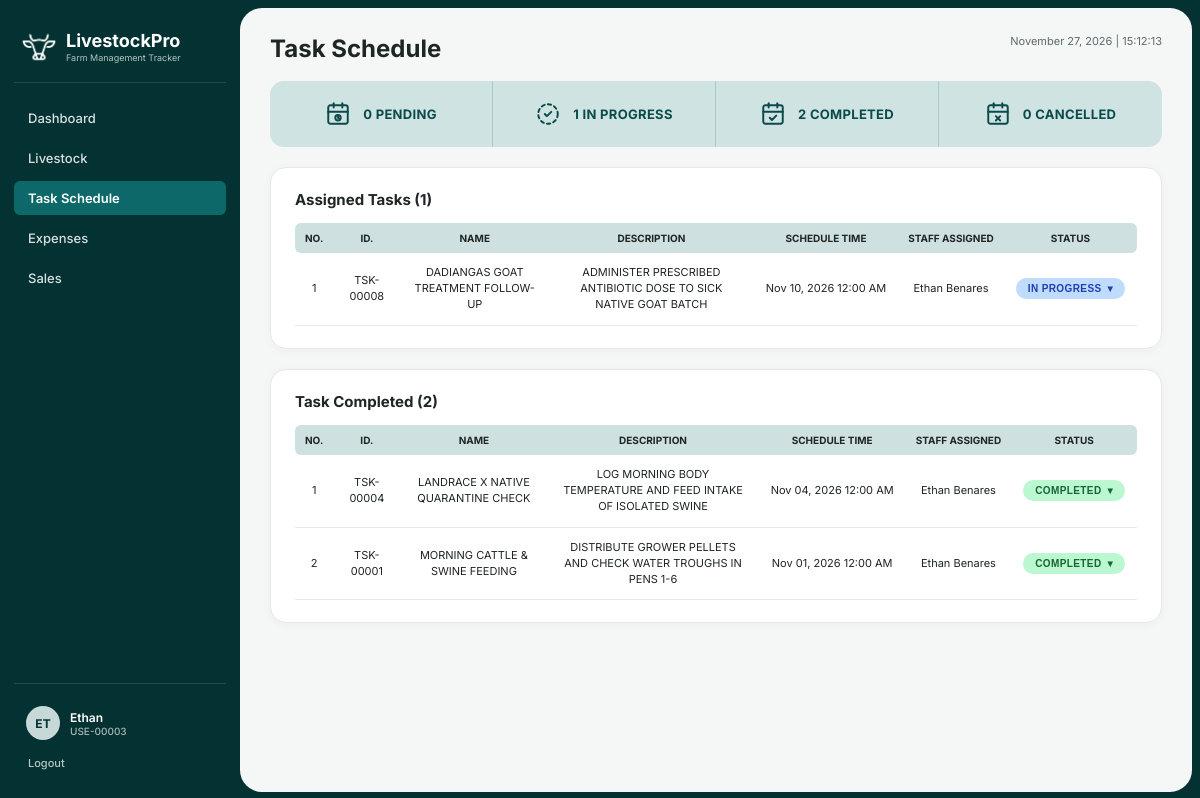
Page /task_schedule.php (signed in) on the earlier database version.
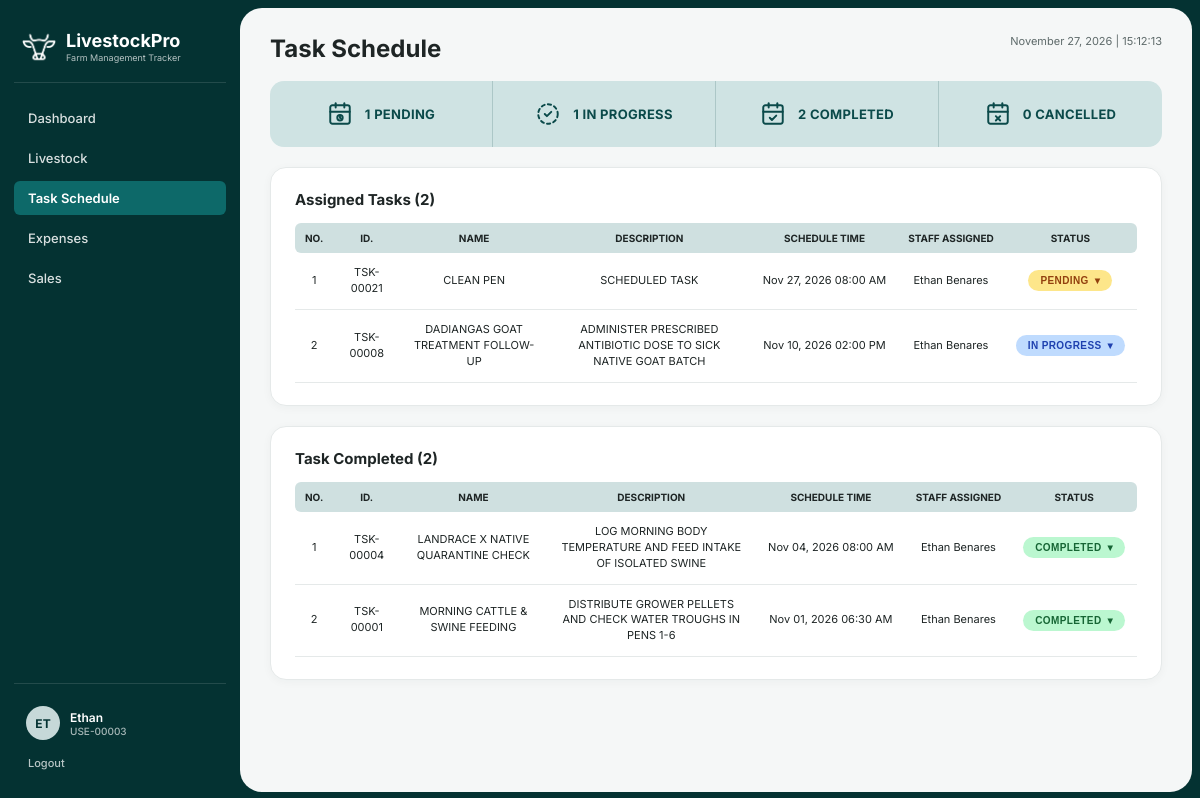
Same page on the later database version.
### tables this page shows
CREATE TABLE `task_schedule` (
  `task_id` varchar(45) NOT NULL,
  `user_id` varchar(45) NOT NULL,
  `task_name` varchar(100) NOT NULL,
  `task_description` text,
  `schedule_date` datetime NOT NULL,
  `task_status` varchar(50) NOT NULL
);

### task_schedule.php (the view, shortened to what the rows shown need)
<?php
require_once 'includes/db_connect.php';
$full_name = trim(($_SESSION['first_name'] ?? '') . ' ' . ($_SESSION['last_name'] ?? ''));
$user_id   = $_SESSION['user_id'];
$role      = strtoupper($_SESSION['user_type'] ?? 'O');
$business  = trim((string)($_SESSION['business_name'] ?? ''));
$is_owner  = ($role === 'O');
$staff_stmt = $pdo->prepare("
    SELECT u.user_id, u.first_name, u.last_name
    FROM `staff` s
    JOIN `user` u ON s.user_id COLLATE utf8mb4_unicode_ci = u.user_id COLLATE utf8mb4_unicode_ci
    WHERE LOWER(TRIM(u.business_name)) = LOWER(TRIM(:bname))
      AND LOWER(TRIM(COALESCE(s.staff_status, 'pending'))) = 'approved'
    ORDER BY u.first_name ASC, u.last_name ASC
");
$staff_stmt->execute(['bname' => $business]);
$staff_rows = $staff_stmt->fetchAll();
$all_users_stmt = $pdo->prepare("
    SELECT user_id, first_name, last_name
    FROM `user`
    WHERE LOWER(TRIM(business_name)) = LOWER(TRIM(:bname))
");
$all_users_stmt->execute(['bname' => $business]);
$staff_map = [];
foreach ($all_users_stmt->fetchAll() as $ur) {
    $staff_map[$ur['user_id']] = trim($ur['first_name'] . ' ' . $ur['last_name']);
}
if ($is_owner) {
    $stmt = $pdo->prepare("
        SELECT ts.*
        FROM `task_schedule` ts
        JOIN `user` u ON ts.user_id COLLATE utf8mb4_unicode_ci = u.user_id COLLATE utf8mb4_unicode_ci
        WHERE LOWER(TRIM(u.business_name)) = LOWER(TRIM(:bname))
          AND ts.`task_status` != 'Completed'
        ORDER BY ts.`task_id` DESC
    ");
    $stmt->execute(['bname' => $business]);
    $pending = $stmt->fetchAll();
    $stmt = $pdo->prepare("
        SELECT ts.*
        FROM `task_schedule` ts
        JOIN `user` u ON ts.user_id COLLATE utf8mb4_unicode_ci = u.user_id COLLATE utf8mb4_unicode_ci
        WHERE LOWER(TRIM(u.business_name)) = LOWER(TRIM(:bname))
          AND ts.`task_status` = 'Completed'
        ORDER BY ts.`task_id` DESC
    ");
    $stmt->execute(['bname' => $business]);
    $completed = $stmt->fetchAll();
} else {
    $stmt = $pdo->prepare("SELECT * FROM `task_schedule` WHERE `user_id` = :uid AND `task_status` != 'Completed' ORDER BY `task_id` DESC");
    $stmt->execute(['uid' => $user_id]);
    $pending = $stmt->fetchAll();
    $stmt = $pdo->prepare("SELECT * FROM `task_schedule` WHERE `user_id` = :uid AND `task_status` = 'Completed' ORDER BY `task_id` DESC");
    $stmt->execute(['uid' => $user_id]);
    $completed = $stmt->fetchAll();
}
function format_sched_display(string $dt): string {
    $ts = strtotime($dt);
    return date('M d, Y h:i A', $ts);
}
function render_status_dropdown(array $t, string $status_val): void {
    if ($status_val === 'In Progress')      { $btn_cls = 'is-in-progress'; }
    elseif ($status_val === 'Completed')    { $btn_cls = 'is-completed'; }
    elseif ($status_val === 'Cancelled')    { $btn_cls = 'is-cancelled'; }
    else                                    { $btn_cls = 'is-pending'; }
    ?>
    <div class="status-dd">
      <button type="button" class="status-dd-btn <?= $btn_cls ?>" onclick="toggleStatusMenu(this)">
        <span><?= strtoupper(htmlspecialchars($status_val)) ?></span>
        <span>&#9662;</span>
      </button>
    </div>
    <?php
}
?>
<!DOCTYPE html>
<html lang="en">
<head>
  <link rel="stylesheet" href="css/style.css">
</head>
<body>
  <div class="app-shell">
    <main class="main-content">
      <div class="page-header">
        <h1 class="page-title">Task Schedule</h1>
      </div>
      <?php if ($is_owner): ?>
      <div class="card">
        <div class="card-title">Add Task</div>
        <form method="POST" action="task_schedule.php">
          <div class="form-grid-2">
            <div class="form-group">
              <label class="form-label">TASK NAME *</label>
              <input class="form-control" type="text" id="task_name" name="task_name" required>
            </div>
            <div class="form-group">
              <label class="form-label">SCHEDULE TIME</label>
              <input class="form-control" type="datetime-local" name="schedule_date" value="<?= date('Y-m-d\TH:i') ?>">
            </div>
          </div>
          <div class="form-label">QUICK ADD</div>
          <div class="quick-chips">
            <button type="button" class="chip-btn" onclick="setTask('Feed Animals')">Feed Animals</button>
            <button type="button" class="chip-btn" onclick="setTask('Vaccination')">Vaccination</button>
            <button type="button" class="chip-btn" onclick="setTask('Clean Pen')">Clean Pen</button>
            <button type="button" class="chip-btn" onclick="setTask('Weigh Livestock')">Weigh Livestock</button>
            <button type="button" class="chip-btn" onclick="setTask('Give Medicine')">Give Medicine</button>
          </div>
          <div class="form-grid-2">
            <div class="form-group">
              <label class="form-label">ASSIGN STAFF</label>
              <select class="form-control" name="assigned_staff">
                <option value="<?= htmlspecialchars($user_id) ?>"><?= htmlspecialchars($user_id . ' - ' . $full_name . ' (Me)') ?></option>
                <?php foreach ($staff_rows as $sr): ?>
                  <?php if ($sr['user_id'] !== $user_id): ?>
                    <?php $s_label = $sr['user_id'] . ' - ' . trim($sr['first_name'] . ' ' . $sr['last_name']); ?>
                    <option value="<?= htmlspecialchars($sr['user_id']) ?>"><?= htmlspecialchars($s_label) ?></option>
                  <?php endif; ?>
                <?php endforeach; ?>
              </select>
            </div>
            <div class="form-group">
              <label class="form-label">DESCRIPTION</label>
              <textarea class="form-control" name="task_description"></textarea>
            </div>
          </div>
          <button class="btn btn-primary" type="submit" name="add_task"><svg class="ui-icon" viewBox="0 0 24 24" fill="none" stroke="currentColor" stroke-width="2.4" stroke-linecap="round" stroke-linejoin="round" aria-hidden="true"><polyline points="20 6 9 17 4 12"/></svg> ADD TASK</button>
        </form>
      </div>
      <div class="card">
        <div class="card-title">Pending Tasks (<?= count($pending) ?>)</div>
        <table class="data-table">
          <thead>
            <tr><th>NO.</th><th>ID.</th><th>NAME</th><th>DESCRIPTION</th><th>SCHEDULE TIME</th><th>STAFF ASSIGNED</th><th>STATUS</th><th>ACTIONS</th></tr>
          </thead>
          <tbody>
            <?php foreach ($pending as $i => $t): ?>
              <?php
                $status_val    = $t['task_status'] ?? 'Pending';
                $assigned_name = $staff_map[$t['user_id']] ?? $t['user_id'];
                $dt_for_input  = date('Y-m-d\TH:i', strtotime($t['schedule_date']));
              ?>
              <tr>
                <td><?= $i + 1 ?></td>
                <td><?= htmlspecialchars($t['task_id']) ?></td>
                <td><?= strtoupper(htmlspecialchars($t['task_name'])) ?></td>
                <td><?= strtoupper(htmlspecialchars($t['task_description'] ?? 'SCHEDULED TASK')) ?></td>
                <td style="white-space:nowrap;"><?= htmlspecialchars(format_sched_display($t['schedule_date'])) ?></td>
                <td><?= htmlspecialchars($assigned_name) ?></td>
                <td><?php render_status_dropdown($t, $status_val); ?></td>
                <td>
                  <div class="actions-cell">
                    <button type="button" class="btn-edit"
                      data-id="<?= htmlspecialchars($t['task_id']) ?>"
                      data-name="<?= htmlspecialchars($t['task_name']) ?>"
                      data-desc="<?= htmlspecialchars($t['task_description'] ?? '') ?>"
                      data-date="<?= htmlspecialchars($dt_for_input) ?>"
                      data-staff="<?= htmlspecialchars($t['user_id']) ?>"
                      onclick="openEditModal(this)">EDIT</button>
                    <a class="btn btn-sm btn-delete" href="task_schedule.php?delete=<?= urlencode($t['task_id']) ?>" title="Delete" onclick="return confirm('Delete this task?');"><svg class="ui-icon" viewBox="0 0 24 24" fill="none" stroke="currentColor" stroke-width="2" stroke-linecap="round" stroke-linejoin="round" aria-hidden="true"><path d="M3 6h18"/><path d="M19 6v14c0 1-1 2-2 2H7c-1 0-2-1-2-2V6"/><path d="M8 6V4c0-1 1-2 2-2h4c1 0 2 1 2 2v2"/><line x1="10" x2="10" y1="11" y2="17"/><line x1="14" x2="14" y1="11" y2="17"/></svg></a>
                  </div>
                </td>
              </tr>
            <?php endforeach; ?>
          </tbody>
        </table>
      </div>
      <div class="card">
        <div class="card-title">Task Completed (<?= count($completed) ?>)</div>
        <table class="data-table">
          <thead>
            <tr><th>NO.</th><th>ID.</th><th>NAME</th><th>DESCRIPTION</th><th>SCHEDULE TIME</th><th>STAFF ASSIGNED</th><th>STATUS</th><th>ACTIONS</th></tr>
          </thead>
          <tbody>
            <?php foreach ($completed as $i => $t): ?>
              <?php $assigned_name = $staff_map[$t['user_id']] ?? $t['user_id']; ?>
              <tr>
                <td><?= $i + 1 ?></td>
                <td><?= htmlspecialchars($t['task_id']) ?></td>
                <td><?= strtoupper(htmlspecialchars($t['task_name'])) ?></td>
                <td><?= strtoupper(htmlspecialchars($t['task_description'] ?? 'SCHEDULED TASK')) ?></td>
                <td style="white-space:nowrap;"><?= htmlspecialchars(format_sched_display($t['schedule_date'])) ?></td>
                <td><?= htmlspecialchars($assigned_name) ?></td>
                <td><?php render_status_dropdown($t, 'Completed'); ?></td>
                <td>
                  <div class="actions-cell">
                    <a class="btn btn-sm btn-delete" href="task_schedule.php?delete=<?= urlencode($t['task_id']) ?>" title="Delete" onclick="return confirm('Delete this task?');"><svg class="ui-icon" viewBox="0 0 24 24" fill="none" stroke="currentColor" stroke-width="2" stroke-linecap="round" stroke-linejoin="round" aria-hidden="true"><path d="M3 6h18"/><path d="M19 6v14c0 1-1 2-2 2H7c-1 0-2-1-2-2V6"/><path d="M8 6V4c0-1 1-2 2-2h4c1 0 2 1 2 2v2"/><line x1="10" x2="10" y1="11" y2="17"/><line x1="14" x2="14" y1="11" y2="17"/></svg></a>
                  </div>
                </td>
              </tr>
            <?php endforeach; ?>
          </tbody>
        </table>
      </div>
      <div class="modal-backdrop" id="editModal">
        <div class="modal-box">
          <div class="card-title">Edit Task</div>
          <form method="POST" action="task_schedule.php">
            <input type="hidden" name="task_id" id="edit_task_id">
            <div class="form-grid-2">
              <div class="form-group">
                <label class="form-label">TASK NAME *</label>
                <input class="form-control" type="text" name="task_name" id="edit_task_name" required>
              </div>
              <div class="form-group">
                <label class="form-label">SCHEDULE TIME</label>
                <input class="form-control" type="datetime-local" name="schedule_date" id="edit_schedule_date" required>
              </div>
            </div>
            <div class="form-grid-2">
              <div class="form-group">
                <label class="form-label">ASSIGN STAFF</label>
                <select class="form-control" name="assigned_staff" id="edit_assigned_staff">
                  <option value="<?= htmlspecialchars($user_id) ?>"><?= htmlspecialchars($user_id . ' - ' . $full_name . ' (Me)') ?></option>
                  <?php foreach ($staff_rows as $sr): ?>
                    <?php if ($sr['user_id'] !== $user_id): ?>
                      <option value="<?= htmlspecialchars($sr['user_id']) ?>"><?= htmlspecialchars($sr['user_id'] . ' - ' . trim($sr['first_name'] . ' ' . $sr['last_name'])) ?></option>
                    <?php endif; ?>
                  <?php endforeach; ?>
                </select>
              </div>
              <div class="form-group">
                <label class="form-label">DESCRIPTION</label>
                <textarea class="form-control" name="task_description" id="edit_task_description"></textarea>
              </div>
            </div>
            <div class="modal-actions">
              <button class="btn btn-primary" type="submit" name="edit_task">SAVE CHANGES</button>
              <button class="btn" type="button" onclick="closeEditModal()">CANCEL</button>
            </div>
          </form>
        </div>
      </div>
      <?php else: ?>
      <div class="card">
        <table class="data-table">
          <thead>
            <tr><th>NO.</th><th>ID.</th><th>NAME</th><th>DESCRIPTION</th><th>SCHEDULE TIME</th><th>STAFF ASSIGNED</th><th>STATUS</th></tr>
          </thead>
          <tbody>
            <?php foreach ($pending as $i => $t): ?>
              <?php
                $status_val    = $t['task_status'] ?? 'Pending';
                $assigned_name = $staff_map[$t['user_id']] ?? $t['user_id'];
              ?>
              <tr>
                <td><?= $i + 1 ?></td>
                <td><?= htmlspecialchars($t['task_id']) ?></td>
                <td><?= strtoupper(htmlspecialchars($t['task_name'])) ?></td>
                <td><?= strtoupper(htmlspecialchars($t['task_description'] ?? 'SCHEDULED TASK')) ?></td>
                <td style="white-space:nowrap;"><?= htmlspecialchars(format_sched_display($t['schedule_date'])) ?></td>
                <td><?= htmlspecialchars($assigned_name) ?></td>
                <td><?php render_status_dropdown($t, $status_val); ?></td>
              </tr>
            <?php endforeach; ?>
          </tbody>
        </table>
      </div>
      <div class="card">
        <table class="data-table">
          <thead>
            <tr><th>NO.</th><th>ID.</th><th>NAME</th><th>DESCRIPTION</th><th>SCHEDULE TIME</th><th>STAFF ASSIGNED</th><th>STATUS</th></tr>
          </thead>
          <tbody>
            <?php foreach ($completed as $i => $t): ?>
              <?php $assigned_name = $staff_map[$t['user_id']] ?? $t['user_id']; ?>
              <tr>
                <td><?= $i + 1 ?></td>
                <td><?= htmlspecialchars($t['task_id']) ?></td>
                <td><?= strtoupper(htmlspecialchars($t['task_name'])) ?></td>
                <td><?= strtoupper(htmlspecialchars($t['task_description'] ?? 'SCHEDULED TASK')) ?></td>
                <td style="white-space:nowrap;"><?= htmlspecialchars(format_sched_display($t['schedule_date'])) ?></td>
                <td><?= htmlspecialchars($assigned_name) ?></td>
                <td><?php render_status_dropdown($t, 'Completed'); ?></td>
              </tr>
            <?php endforeach; ?>
          </tbody>
        </table>
      </div>
      <?php endif; ?>
    </main>
  </div>
</body>
</html>

Differences in the rows shown:
added task_schedule: task_id "TSK-00021", task_name "CLEAN PEN", task_description "SCHEDULED TASK", schedule_date "Nov 27, 2026 08:00 AM", user "Ethan Benares", task_status "PENDING", shown under "Task Schedule"
changed task_schedule "TSK-00008": schedule_date "Nov 10, 2026 12:00 AM" → "Nov 10, 2026 02:00 PM"
changed task_schedule "TSK-00004": schedule_date "Nov 04, 2026 12:00 AM" → "Nov 04, 2026 08:00 AM"
changed task_schedule "TSK-00001": schedule_date "Nov 01, 2026 12:00 AM" → "Nov 01, 2026 06:30 AM"
Other differences:
$cnt_pending: "0" → "1"
count($pending): "1" → "2"
